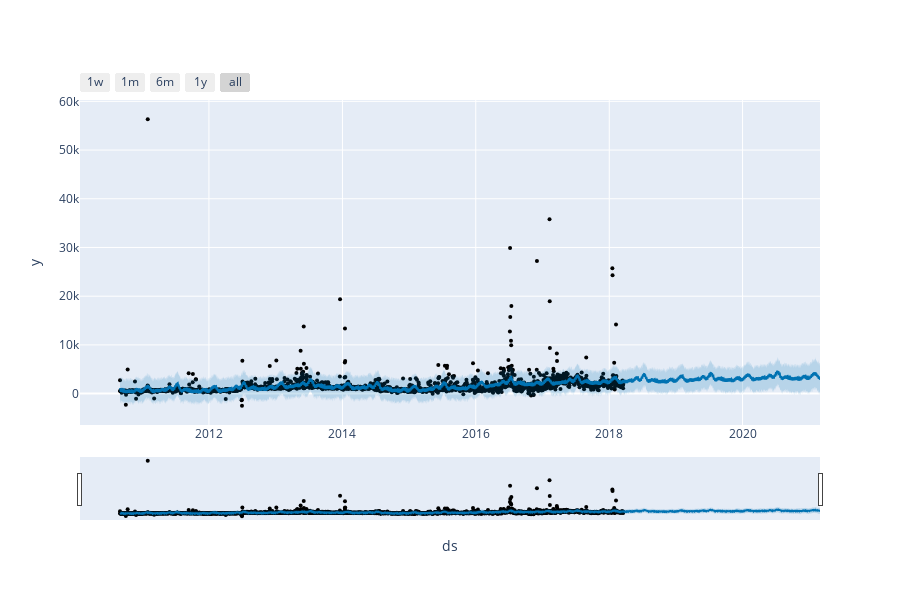

The code cell stored with this chart in its notebook:
### Code cell
# View the plot interactively

from prophet.plot import plot_plotly, plot_components_plotly

plot_plotly(model, forecast)

### Figure 1 — Plotly figure (JSON) as saved in the notebook; plotly's stock layout.template omitted (floating-point values rounded to 4 significant figures; data arrays with more than 128 entries replaced by an {"elided": "..."} marker saying what was removed)
{"data": [{"marker": {"color": "black", "size": 4}, "mode": "markers", "name": "Actual", "type": "scatter", "x": {"elided": "2757 str values"}, "y": {"elided": "2757 float values"}}, {"hoverinfo": "skip", "line": {"width": 0}, "mode": "lines", "type": "scatter", "x": {"elided": "3834 str values"}, "y": {"elided": "3834 float values"}}, {"fill": "tonexty", "fillcolor": "rgba(0, 114, 178, 0.2)", "line": {"color": "#0072B2", "width": 2}, "mode": "lines", "name": "Predicted", "type": "scatter", "x": {"elided": "3834 str values"}, "y": {"elided": "3834 float values"}}, {"fill": "tonexty", "fillcolor": "rgba(0, 114, 178, 0.2)", "hoverinfo": "skip", "line": {"width": 0}, "mode": "lines", "type": "scatter", "x": {"elided": "3834 str values"}, "y": {"elided": "3834 float values"}}], "layout": {"height": 600, "showlegend": false, "width": 900, "xaxis": {"rangeselector": {"buttons": [{"count": 7, "label": "1w", "step": "day", "stepmode": "backward"}, {"count": 1, "label": "1m", "step": "month", "stepmode": "backward"}, {"count": 6, "label": "6m", "step": "month", "stepmode": "backward"}, {"count": 1, "label": "1y", "step": "year", "stepmode": "backward"}, {"step": "all"}]}, "rangeslider": {"visible": true}, "title": {"text": "ds"}, "type": "date"}, "yaxis": {"title": {"text": "y"}}}}
